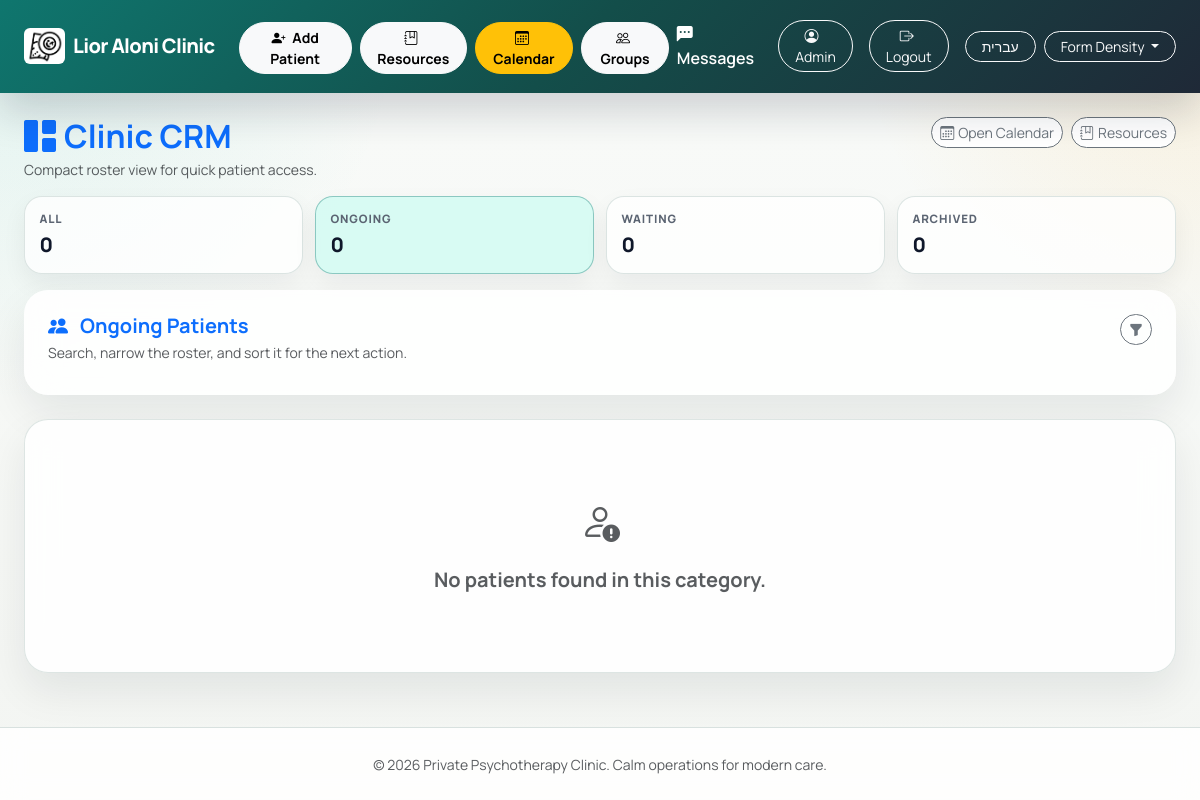
The app's page /crm?status=ongoing&patient_type=all&q=&sort=status_priority (signed in), older data.
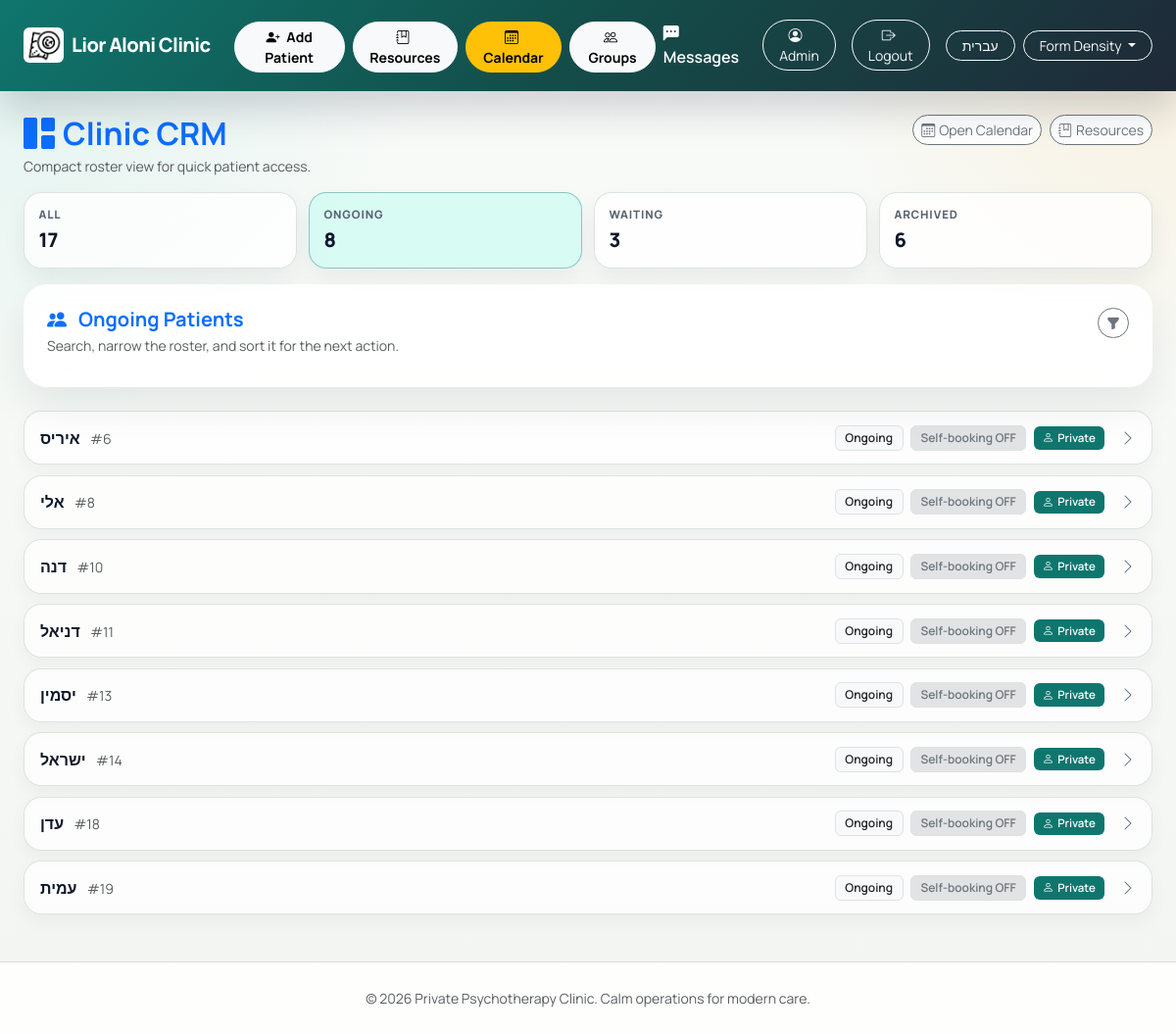
The same page, newer data.
### tables this page shows
CREATE TABLE users (
    id INTEGER PRIMARY KEY AUTOINCREMENT,
    username TEXT NOT NULL UNIQUE,
    display_name TEXT,
    password_hash TEXT NOT NULL,
    role TEXT NOT NULL CHECK(role IN ('admin', 'patient')),
    totp_secret TEXT,
    totp_enabled BOOLEAN DEFAULT 0,
    force_password_change BOOLEAN DEFAULT 0,
    email TEXT,
    phone TEXT,
    id_number TEXT,
    birth_date DATE,
    patient_id INTEGER,
    is_active BOOLEAN DEFAULT 1,
    created_at TIMESTAMP DEFAULT CURRENT_TIMESTAMP,
    FOREIGN KEY (patient_id) REFERENCES patients (id)
);

CREATE TABLE patients (
    id INTEGER PRIMARY KEY AUTOINCREMENT,
    name TEXT NOT NULL,
    email TEXT,
    phone TEXT,
    birth_date DATE,
    id_number TEXT,
    status TEXT NOT NULL, -- 'ongoing', 'archived', 'candidate'
    is_deleted BOOLEAN DEFAULT 0,
    deleted_at TIMESTAMP,
    can_self_schedule BOOLEAN DEFAULT 0,
    patient_type TEXT DEFAULT 'private',
    has_intake_tab BOOLEAN DEFAULT 0,
    intake_assessment TEXT,
    intake_questionnaire TEXT,
    created_at TIMESTAMP DEFAULT CURRENT_TIMESTAMP
, background TEXT, treatment_info TEXT);

### app.py (the view)
@app.route('/crm')
@login_required
def crm_dashboard():
    if current_user.role != 'admin':
        return redirect(url_for('patient_home'))
    db = get_db()
    saved_filters = session.get('crm_filters', {})
    status = request.args.get('status', saved_filters.get('status', 'all')).strip()
    patient_type = request.args.get('patient_type', saved_filters.get('patient_type', 'all')).strip()
    search_query = request.args.get('q', saved_filters.get('q', '')).strip()
    sort_by = request.args.get('sort', saved_filters.get('sort', 'status_priority')).strip()
    if status not in {'all', 'ongoing', 'candidate', 'waiting', 'waiting for scheduling', 'archived'}:
        status = 'all'
    if patient_type not in {'all', 'private', 'residency', 'initial-intake', 'diagnosee', 'group'}:
        patient_type = 'all'
    if sort_by not in {'status_priority', 'name_asc', 'name_desc', 'newest', 'oldest'}:
        sort_by = 'status_priority'
    session['crm_filters'] = {
        'status': status,
        'patient_type': patient_type,
        'q': search_query,
        'sort': sort_by
    }
    patients = fetch_patients_by_status(db, status, patient_type=patient_type, search_query=search_query, sort_by=sort_by, admin_user_id=current_user.id)
    counts_row = db.execute('''
        SELECT
            COUNT(*) AS all_count,
            SUM(CASE WHEN status = 'ongoing' THEN 1 ELSE 0 END) AS ongoing_count,
            SUM(CASE WHEN status IN ('candidate', 'waiting for scheduling', 'waiting') THEN 1 ELSE 0 END) AS candidate_waiting_count,
            SUM(CASE WHEN status = 'archived' THEN 1 ELSE 0 END) AS archived_count
        FROM patients
        WHERE COALESCE(is_deleted, 0) = 0
    ''').fetchone()
    counts = {
        'all': counts_row['all_count'] or 0,
        'ongoing': counts_row['ongoing_count'] or 0,
        'candidate_waiting': counts_row['candidate_waiting_count'] or 0,
        'archived': counts_row['archived_count'] or 0
    }
    return render_template('crm.html', patients=patients, status=status, counts=counts,
                           patient_type=patient_type, search_query=search_query, sort_by=sort_by)

### templates/crm.html (shortened to what this page needs)
{% extends 'layout.html' %}
{% block content %}
<div class="d-flex justify-content-between align-items-start flex-wrap gap-3 mb-3">
    <div>
        <h2 class="mb-1 text-primary fw-bold"><i class="bi bi-grid-1x2-fill me-2"></i>{{ t('Clinic CRM') }}</h2>
        <p class="text-muted small mb-0">{{ t('Compact roster view for quick patient access.') }}</p>
    </div>
    <div class="d-flex flex-wrap gap-2">
        <a href="{{ url_for('weekly_calendar') }}" class="btn btn-outline-secondary bg-white btn-sm">
            <i class="bi bi-calendar3 me-1"></i>{{ t('Open Calendar') }}
        </a>
        <a href="{{ url_for('manage_resources') }}" class="btn btn-outline-secondary bg-white btn-sm">
            <i class="bi bi-journal-bookmark me-1"></i>{{ t('Resources') }}
        </a>
    </div>
</div>
<div class="crm-summary-strip mb-3">
    <a class="text-decoration-none" href="{{ url_for('crm_dashboard', status='all', patient_type=patient_type, q=search_query, sort=sort_by) }}">
        <div class="crm-summary-mini {% if status == 'all' %}active{% endif %}">
            <span class="crm-summary-label">{{ t('All') }}</span>
            <span class="crm-summary-value">{{ counts['all'] }}</span>
        </div>
    </a>
    <a class="text-decoration-none" href="{{ url_for('crm_dashboard', status='ongoing', patient_type=patient_type, q=search_query, sort=sort_by) }}">
        <div class="crm-summary-mini {% if status == 'ongoing' %}active{% endif %}">
            <span class="crm-summary-label">{{ t('Ongoing') }}</span>
            <span class="crm-summary-value">{{ counts['ongoing'] }}</span>
        </div>
    </a>
    <a class="text-decoration-none" href="{{ url_for('crm_dashboard', status='candidate', patient_type=patient_type, q=search_query, sort=sort_by) }}">
        <div class="crm-summary-mini {% if status in ['candidate', 'waiting', 'waiting for scheduling'] %}active{% endif %}">
            <span class="crm-summary-label">{{ t('Waiting') }}</span>
            <span class="crm-summary-value">{{ counts['candidate_waiting'] }}</span>
        </div>
    </a>
    <a class="text-decoration-none" href="{{ url_for('crm_dashboard', status='archived', patient_type=patient_type, q=search_query, sort=sort_by) }}">
        <div class="crm-summary-mini {% if status == 'archived' %}active{% endif %}">
            <span class="crm-summary-label">{{ t('Archived') }}</span>
            <span class="crm-summary-value">{{ counts['archived'] }}</span>
        </div>
    </a>
</div>
<div class="card border-0 shadow-sm mb-4">
    <div class="card-body p-3 p-lg-4">
        <div class="d-flex justify-content-between align-items-start flex-wrap gap-3 mb-2">
            <div>
                <h5 class="mb-1 fw-bold text-primary">
                    <i class="bi bi-people-fill me-2"></i>
                    {% if status == 'all' %}
                        {{ t('All Patients') }}
                    {% elif status in ['candidate', 'waiting for scheduling', 'waiting'] %}
                        {{ t('Candidates & Waiting') }}
                    {% else %}
                        {{ t(status|capitalize) }} {{ t('Patients') }}
                    {% endif %}
                </h5>
                <p class="text-muted small mb-0">{{ t('Search, narrow the roster, and sort it for the next action.') }}</p>
            </div>
            <button class="btn btn-sm btn-outline-secondary rounded-pill" type="button" data-bs-toggle="collapse" data-bs-target="#crmFiltersCollapse" aria-expanded="false" aria-controls="crmFiltersCollapse">
                <i class="bi bi-funnel-fill"></i>
            </button>
        </div>
    </div>
</div>
<div class="crm-patient-list" id="patientsContainer">
    {% for patient in patients %}
        <div class="crm-patient-row patient-card-clickable {% if patient['patient_type'] in ['initial-intake', 'diagnosee'] or patient['status'] == 'candidate' %}patient-status-candidate{% elif patient['status'] == 'ongoing' %}patient-status-ongoing{% elif patient['status'] in ['waiting for scheduling', 'waiting'] %}patient-status-waiting{% else %}patient-status-archived{% endif %}" data-href="{{ url_for('patient_detail', patient_id=patient['id'], tab='intake' if patient['patient_type'] in ['initial-intake', 'diagnosee'] or patient['has_intake_tab'] else 'info') }}">
            <div class="crm-patient-main">
                <div class="crm-patient-name-wrap">
                    <span class="crm-patient-name">{{ patient['name'] }}</span>
                    <span class="text-muted small">#{{ patient['id'] }}</span>
                </div>
                <div class="crm-patient-meta">
                    <span class="badge bg-light text-dark border">{{ t(patient['status']|capitalize) }}</span>
                    {% if patient['can_self_schedule'] %}
                    <span class="badge bg-success-subtle text-success border">Self-booking ON</span>
                    {% else %}
                    <span class="badge bg-secondary-subtle text-secondary border">Self-booking OFF</span>
                    {% endif %}
                    {% if patient['patient_type'] == 'residency' %}
                    <span class="badge" style="background:#92400e;font-size:0.72em;"><i class="bi bi-mortarboard me-1"></i>{{ t('Residency') }}</span>
                    {% elif patient['patient_type'] == 'group' %}
                    <span class="badge" style="background:#7c3aed;font-size:0.72em;"><i class="bi bi-people-fill me-1"></i>{{ t('Group') }}</span>
                    {% elif patient['patient_type'] == 'initial-intake' %}
                    <span class="badge" style="background:#1d4ed8;font-size:0.72em;"><i class="bi bi-clipboard2-pulse me-1"></i>{{ t('Intake') }}</span>
                    {% elif patient['patient_type'] == 'diagnosee' %}
                    <span class="badge" style="background:#0b7285;font-size:0.72em;"><i class="bi bi-clipboard2-check me-1"></i>{{ t('Diagnosee') }}</span>
                    {% else %}
                    <span class="badge" style="background:#0f766e;font-size:0.72em;"><i class="bi bi-person me-1"></i>{{ t('Private') }}</span>
                    {% endif %}
                </div>
            </div>
            <span class="crm-patient-arrow"><i class="bi bi-chevron-right"></i></span>
        </div>
    {% else %}
        <div class="card text-center p-5">
            <div class="card-body py-4">
                <i class="bi bi-person-exclamation fs-1 text-muted mb-3 d-block"></i>
                <h5 class="text-muted">{{ t('No patients found in this category.') }}</h5>
            </div>
        </div>
    {% endfor %}
</div>
{% endblock %}

### templates/layout.html (shortened to what this page needs)
<!doctype html>
<html lang="{{ lang }}" data-density="{{ ui_density or 'balanced' }}" {% if lang == 'he' %}dir="rtl"{% endif %}>
<head>
    {% if lang == 'he' %}
    <link rel="stylesheet" href="https://cdn.jsdelivr.net/npm/bootstrap@5.3.3/dist/css/bootstrap.rtl.min.css">
    <link href="https://fonts.googleapis.com/css2?family=Heebo:wght@400;500;600;700;800&display=swap" rel="stylesheet">
    <style>
        body, button, input, select, textarea, .btn, .nav-link, .badge, .form-control, .form-select { font-family: 'Heebo', sans-serif !important; }
    </style>
    {% else %}
    <link href="https://cdn.jsdelivr.net/npm/bootstrap@5.3.3/dist/css/bootstrap.min.css" rel="stylesheet">
    {% endif %}
    <link rel="stylesheet" href="https://cdn.jsdelivr.net/npm/bootstrap-icons@1.11.3/font/bootstrap-icons.min.css">
    <link rel="stylesheet" href="{{ url_for('static', filename='style.css') }}">
</head>
<body>
    <nav class="navbar navbar-expand-lg navbar-dark bg-primary mb-4 sticky-top">
        <div class="container-fluid app-container px-3 px-xl-4">
            <a class="navbar-brand d-flex align-items-center" href="{% if current_user.is_authenticated and current_user.role == 'admin' %}{{ url_for('crm_dashboard') }}{% else %}{{ url_for('index') }}{% endif %}">
                <img src="{{ url_for('static', filename='logo.png') }}" alt="logo" style="height:36px;width:auto;object-fit:contain;" class="me-2 rounded">
                <span>{% if lang == 'he' %}ליאור אלוני{% else %}Lior Aloni Clinic{% endif %}</span>
            </a>
            <div class="collapse navbar-collapse" id="navbarNav">
                <ul class="navbar-nav me-auto">
                    {% if current_user.is_authenticated and current_user.role == 'admin' %}
                        <li class="nav-item ms-lg-2">
                            <a class="btn btn-light btn-sm mt-1 fw-bold" href="{{ url_for('add_patient') }}">
                                <i class="bi bi-person-plus-fill me-1"></i> {{ t('Add Patient') }}
                            </a>
                        </li>
                        <li class="nav-item ms-lg-2">
                            <a class="btn btn-light btn-sm mt-1 fw-bold" href="{{ url_for('manage_resources') }}">
                                <i class="bi bi-journal-bookmark me-1"></i> {{ t('Resources') }}
                            </a>
                        </li>
                        <li class="nav-item ms-lg-2">
                            <a class="btn btn-warning btn-sm mt-1 fw-bold" href="{{ url_for('weekly_calendar') }}">
                                <i class="bi bi-calendar3 me-1"></i> Calendar
                            </a>
                        </li>
                        <li class="nav-item ms-lg-2">
                            <a class="btn btn-light btn-sm mt-1 fw-bold" href="{{ url_for('groups_dashboard') }}">
                                <i class="bi bi-people me-1"></i> Groups
                            </a>
                        </li>
                    {% elif current_user.is_authenticated and current_user.role == 'patient' %}
                        <li class="nav-item">
                            <a class="nav-link" href="{{ url_for('weekly_calendar') }}">
                                <i class="bi bi-calendar3 me-1"></i> Calendar
                            </a>
                        </li>
                    {% endif %}
                </ul>
                <ul class="navbar-nav ms-auto align-items-center">
                    {% if current_user.is_authenticated %}
                        <li class="nav-item me-3">
                            <a href="#" class="nav-link text-white small" data-bs-toggle="offcanvas" data-bs-target="#messagesOffcanvas" aria-controls="messagesOffcanvas">
                                <i class="bi bi-chat-left-dots-fill me-1"></i> {{ t('Messages') }}
                            </a>
                        </li>
                        <li class="nav-item me-3">
                            {% if current_user.role == 'admin' %}
                            <a class="btn btn-outline-light btn-sm rounded-pill" href="{{ url_for('admin_profile') }}">
                                <i class="bi bi-person-circle me-1"></i>
                                {{ current_user.display_name or current_user.username }}
                            </a>
                            {% else %}
                            <span class="nav-link text-white-50 small">
                                <i class="bi bi-person-circle me-1"></i> {{ current_user.username }}
                            </span>
                            {% endif %}
                        </li>
                        <li class="nav-item">
                            <a class="btn btn-outline-light btn-sm rounded-pill px-3" href="{{ url_for('logout') }}">
                                <i class="bi bi-box-arrow-right me-1"></i> {{ t('Logout') }}
                            </a>
                        </li>
                    {% else %}
                        <li class="nav-item">
                            <a class="btn btn-outline-light btn-sm rounded-pill px-4" href="{{ url_for('login') }}">{{ t('Login') }}</a>
                        </li>
                    {% endif %}
                    <li class="nav-item ms-3">
                        <a href="{{ url_for('set_lang', lang='he' if lang == 'en' else 'en') }}" class="btn btn-sm btn-outline-light">
                            {% if lang == 'en' %}עברית{% else %}English{% endif %}
                        </a>
                    </li>
                    <li class="nav-item ms-2">
                        <div class="dropdown">
                            <button class="btn btn-sm btn-outline-light dropdown-toggle" type="button" data-bs-toggle="dropdown" aria-expanded="false">
                                {% if lang == 'he' %}צפיפות טפסים{% else %}Form Density{% endif %}
                            </button>
                        </div>
                    </li>
                </ul>
            </div>
        </div>
    </nav>
    <main class="container-fluid app-container app-shell mb-5 px-3 px-xl-4">
        {% block content %}{% endblock %}
    </main>
    <footer class="py-4 mt-auto">
        <div class="container-fluid app-container text-center px-3 px-xl-4">
             <span class="text-muted small">© 2026 Private Psychotherapy Clinic. Calm operations for modern care.</span>
        </div>
    </footer>
    <div class="toast-container position-fixed bottom-0 end-0 p-3" id="notificationContainer"></div>
</body>
</html>

Row changes from the older to the newer data that the page shows:
added patients: name "איריס", id "6", status "Ongoing", can_self_schedule "Self-booking OFF", patient_type "Private"
added patients: name "אלי", id "8", status "Ongoing", can_self_schedule "Self-booking OFF", patient_type "Private"
added patients: name "דנה", id "10", status "Ongoing", can_self_schedule "Self-booking OFF", patient_type "Private"
added patients: name "דניאל", id "11", status "Ongoing", can_self_schedule "Self-booking OFF", patient_type "Private"
added patients: name "יסמין", id "13", status "Ongoing", can_self_schedule "Self-booking OFF", patient_type "Private"
added patients: name "ישראל", id "14", status "Ongoing", can_self_schedule "Self-booking OFF", patient_type "Private"
added patients: name "עדן", id "18", status "Ongoing", can_self_schedule "Self-booking OFF", patient_type "Private"
added patients: name "עמית", id "19", status "Ongoing", can_self_schedule "Self-booking OFF", patient_type "Private"
Text that changed along with them:
{{ counts['all'] }}: "0" → "17"
{{ counts['ongoing'] }}: "0" → "8"
{{ counts['candidate_waiting'] }}: "0" → "3"
{{ counts['archived'] }}: "0" → "6"
{{ t('No patients found in this category.') }}: "No patients found in this category." → (not shown)
